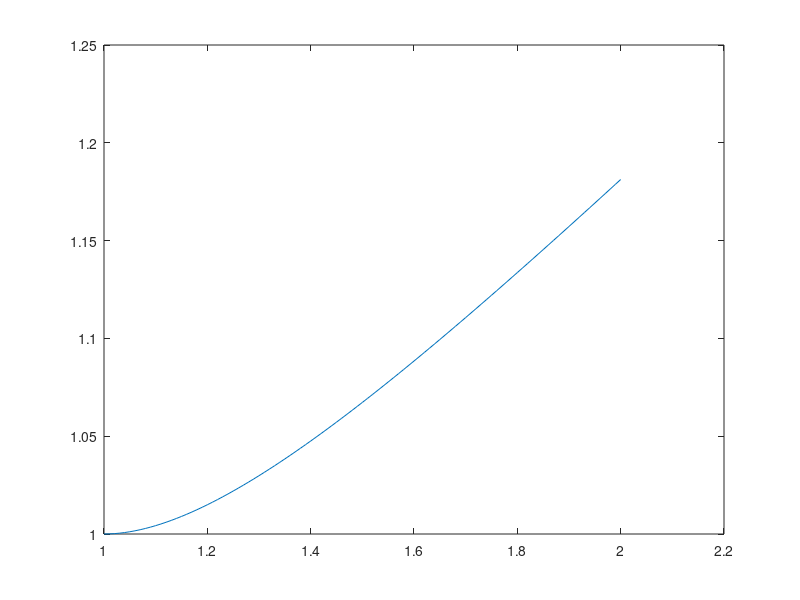

MATLAB code to generate this figure:
%{ 
given:
dy/dx = f(x,y) where f(x,y) = y/x - (y/x)^2
x ∈ [1,2]

y(1)=1
%}

h=0.01;

X=zeros(1,101);
X(1,1)=1;
for i=2:1:101
    X(1,i) = X(1,i-1)+h;
end
Y=zeros(1,101);

Y(1,1)=1;

for i=2:1:101
    k1 = Y(1,i-1)/X(1,i-1) - (Y(1,i-1)/X(1,i-1))^2;
    k2 = (Y(1,i-1)+h*k1/2)/(X(1,i-1)+h/2) - ((Y(1,i-1)+h*k1/2)/(X(1,i-1)+h/2))^2;
    k3 = (Y(1,i-1)+h*k2/2)/(X(1,i-1)+h/2) - ((Y(1,i-1)+h*k2/2)/(X(1,i-1)+h/2))^2;
    k4 = (Y(1,i-1)+h*k3)/(X(1,i-1)+h) - ((Y(1,i-1)+h*k3)/(X(1,i-1)+h))^2;
    Y(1,i) = Y(1,i-1) + h*(k1 + 2*k2 + 2*k3 + k4)/6;
end

fprintf("An approximation upto y(2) using the Runge-Kutta method of order 4 is %f \n",Y(1,101));
plot(X,Y)